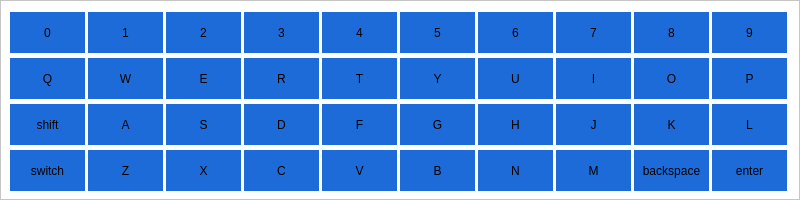
<?xml version="1.0" encoding="UTF-8"?>
<ui version="4.0">
 <class>keyboardWidget</class>
 <widget class="QWidget" name="keyboardWidget">
  <property name="geometry">
   <rect>
    <x>0</x>
    <y>0</y>
    <width>800</width>
    <height>200</height>
   </rect>
  </property>
  <property name="windowTitle">
   <string>Form</string>
  </property>
  <widget class="QFrame" name="frame">
   <property name="geometry">
    <rect>
     <x>0</x>
     <y>0</y>
     <width>800</width>
     <height>200</height>
    </rect>
   </property>
   <property name="styleSheet">
    <string notr="true">background-color: white;</string>
   </property>
   <property name="frameShape">
    <enum>QFrame::StyledPanel</enum>
   </property>
   <property name="frameShadow">
    <enum>QFrame::Raised</enum>
   </property>
   <widget class="QToolButton" name="Q">
    <property name="geometry">
     <rect>
      <x>10</x>
      <y>58</y>
      <width>75</width>
      <height>41</height>
     </rect>
    </property>
    <property name="styleSheet">
     <string notr="true">background-color: #1d6bd8; border: none
</string>
    </property>
    <property name="text">
     <string>Q</string>
    </property>
   </widget>
   <widget class="QToolButton" name="W">
    <property name="geometry">
     <rect>
      <x>88</x>
      <y>58</y>
      <width>75</width>
      <height>41</height>
     </rect>
    </property>
    <property name="styleSheet">
     <string notr="true">background-color: #1d6bd8; border: none
</string>
    </property>
    <property name="text">
     <string>W</string>
    </property>
   </widget>
   <widget class="QToolButton" name="E">
    <property name="geometry">
     <rect>
      <x>166</x>
      <y>58</y>
      <width>75</width>
      <height>41</height>
     </rect>
    </property>
    <property name="styleSheet">
     <string notr="true">background-color: #1d6bd8; border: none
</string>
    </property>
    <property name="text">
     <string>E</string>
    </property>
   </widget>
   <widget class="QToolButton" name="R">
    <property name="geometry">
     <rect>
      <x>244</x>
      <y>58</y>
      <width>75</width>
      <height>41</height>
     </rect>
    </property>
    <property name="styleSheet">
     <string notr="true">background-color: #1d6bd8; border: none
</string>
    </property>
    <property name="text">
     <string>R</string>
    </property>
   </widget>
   <widget class="QToolButton" name="T">
    <property name="geometry">
     <rect>
      <x>322</x>
      <y>58</y>
      <width>75</width>
      <height>41</height>
     </rect>
    </property>
    <property name="styleSheet">
     <string notr="true">background-color: #1d6bd8; border: none
</string>
    </property>
    <property name="text">
     <string>T</string>
    </property>
   </widget>
   <widget class="QToolButton" name="Y">
    <property name="geometry">
     <rect>
      <x>400</x>
      <y>58</y>
      <width>75</width>
      <height>41</height>
     </rect>
    </property>
    <property name="styleSheet">
     <string notr="true">background-color: #1d6bd8; border: none
</string>
    </property>
    <property name="text">
     <string>Y</string>
    </property>
   </widget>
   <widget class="QToolButton" name="U">
    <property name="geometry">
     <rect>
      <x>478</x>
      <y>58</y>
      <width>75</width>
      <height>41</height>
     </rect>
    </property>
    <property name="styleSheet">
     <string notr="true">background-color: #1d6bd8; border: none
</string>
    </property>
    <property name="text">
     <string>U</string>
    </property>
   </widget>
   <widget class="QToolButton" name="I">
    <property name="geometry">
     <rect>
      <x>556</x>
      <y>58</y>
      <width>75</width>
      <height>41</height>
     </rect>
    </property>
    <property name="styleSheet">
     <string notr="true">background-color: #1d6bd8; border: none
</string>
    </property>
    <property name="text">
     <string>I</string>
    </property>
   </widget>
   <widget class="QToolButton" name="O">
    <property name="geometry">
     <rect>
      <x>634</x>
      <y>58</y>
      <width>75</width>
      <height>41</height>
     </rect>
    </property>
    <property name="styleSheet">
     <string notr="true">background-color: #1d6bd8; border: none
</string>
    </property>
    <property name="text">
     <string>O</string>
    </property>
   </widget>
   <widget class="QToolButton" name="K">
    <property name="geometry">
     <rect>
      <x>634</x>
      <y>104</y>
      <width>75</width>
      <height>41</height>
     </rect>
    </property>
    <property name="styleSheet">
     <string notr="true">background-color: #1d6bd8; border: none
</string>
    </property>
    <property name="text">
     <string>K</string>
    </property>
   </widget>
   <widget class="QToolButton" name="G">
    <property name="geometry">
     <rect>
      <x>400</x>
      <y>104</y>
      <width>75</width>
      <height>41</height>
     </rect>
    </property>
    <property name="styleSheet">
     <string notr="true">background-color: #1d6bd8; border: none
</string>
    </property>
    <property name="text">
     <string>G</string>
    </property>
   </widget>
   <widget class="QToolButton" name="J">
    <property name="geometry">
     <rect>
      <x>556</x>
      <y>104</y>
      <width>75</width>
      <height>41</height>
     </rect>
    </property>
    <property name="styleSheet">
     <string notr="true">background-color: #1d6bd8; border: none
</string>
    </property>
    <property name="text">
     <string>J</string>
    </property>
   </widget>
   <widget class="QToolButton" name="S">
    <property name="geometry">
     <rect>
      <x>166</x>
      <y>104</y>
      <width>75</width>
      <height>41</height>
     </rect>
    </property>
    <property name="styleSheet">
     <string notr="true">background-color: #1d6bd8; border: none
</string>
    </property>
    <property name="text">
     <string>S</string>
    </property>
   </widget>
   <widget class="QToolButton" name="D">
    <property name="geometry">
     <rect>
      <x>244</x>
      <y>104</y>
      <width>75</width>
      <height>41</height>
     </rect>
    </property>
    <property name="styleSheet">
     <string notr="true">background-color: #1d6bd8; border: none
</string>
    </property>
    <property name="text">
     <string>D</string>
    </property>
   </widget>
   <widget class="QToolButton" name="F">
    <property name="geometry">
     <rect>
      <x>322</x>
      <y>104</y>
      <width>75</width>
      <height>41</height>
     </rect>
    </property>
    <property name="styleSheet">
     <string notr="true">background-color: #1d6bd8; border: none
</string>
    </property>
    <property name="text">
     <string>F</string>
    </property>
   </widget>
   <widget class="QToolButton" name="shift">
    <property name="geometry">
     <rect>
      <x>10</x>
      <y>104</y>
      <width>75</width>
      <height>41</height>
     </rect>
    </property>
    <property name="styleSheet">
     <string notr="true">background-color: #1d6bd8; border: none
</string>
    </property>
    <property name="text">
     <string>shift</string>
    </property>
   </widget>
   <widget class="QToolButton" name="A">
    <property name="geometry">
     <rect>
      <x>88</x>
      <y>104</y>
      <width>75</width>
      <height>41</height>
     </rect>
    </property>
    <property name="styleSheet">
     <string notr="true">background-color: #1d6bd8; border: none
</string>
    </property>
    <property name="text">
     <string>A</string>
    </property>
   </widget>
   <widget class="QToolButton" name="H">
    <property name="geometry">
     <rect>
      <x>478</x>
      <y>104</y>
      <width>75</width>
      <height>41</height>
     </rect>
    </property>
    <property name="styleSheet">
     <string notr="true">background-color: #1d6bd8; border: none
</string>
    </property>
    <property name="text">
     <string>H</string>
    </property>
   </widget>
   <widget class="QToolButton" name="L">
    <property name="geometry">
     <rect>
      <x>712</x>
      <y>104</y>
      <width>75</width>
      <height>41</height>
     </rect>
    </property>
    <property name="styleSheet">
     <string notr="true">background-color: #1d6bd8; border: none
</string>
    </property>
    <property name="text">
     <string>L</string>
    </property>
   </widget>
   <widget class="QToolButton" name="Z">
    <property name="geometry">
     <rect>
      <x>88</x>
      <y>150</y>
      <width>75</width>
      <height>41</height>
     </rect>
    </property>
    <property name="styleSheet">
     <string notr="true">background-color: #1d6bd8; border: none
</string>
    </property>
    <property name="text">
     <string>Z</string>
    </property>
   </widget>
   <widget class="QToolButton" name="N">
    <property name="geometry">
     <rect>
      <x>478</x>
      <y>150</y>
      <width>75</width>
      <height>41</height>
     </rect>
    </property>
    <property name="styleSheet">
     <string notr="true">background-color: #1d6bd8; border: none
</string>
    </property>
    <property name="text">
     <string>N</string>
    </property>
   </widget>
   <widget class="QToolButton" name="M">
    <property name="geometry">
     <rect>
      <x>556</x>
      <y>150</y>
      <width>75</width>
      <height>41</height>
     </rect>
    </property>
    <property name="styleSheet">
     <string notr="true">background-color: #1d6bd8; border: none
</string>
    </property>
    <property name="text">
     <string>M</string>
    </property>
   </widget>
   <widget class="QToolButton" name="switch_2">
    <property name="geometry">
     <rect>
      <x>10</x>
      <y>150</y>
      <width>75</width>
      <height>41</height>
     </rect>
    </property>
    <property name="styleSheet">
     <string notr="true">background-color: #1d6bd8; border: none
</string>
    </property>
    <property name="text">
     <string>switch</string>
    </property>
   </widget>
   <widget class="QToolButton" name="B">
    <property name="geometry">
     <rect>
      <x>400</x>
      <y>150</y>
      <width>75</width>
      <height>41</height>
     </rect>
    </property>
    <property name="styleSheet">
     <string notr="true">background-color: #1d6bd8; border: none
</string>
    </property>
    <property name="text">
     <string>B</string>
    </property>
   </widget>
   <widget class="QToolButton" name="X">
    <property name="geometry">
     <rect>
      <x>166</x>
      <y>150</y>
      <width>75</width>
      <height>41</height>
     </rect>
    </property>
    <property name="styleSheet">
     <string notr="true">background-color: #1d6bd8; border: none
</string>
    </property>
    <property name="text">
     <string>X</string>
    </property>
   </widget>
   <widget class="QToolButton" name="C">
    <property name="geometry">
     <rect>
      <x>244</x>
      <y>150</y>
      <width>75</width>
      <height>41</height>
     </rect>
    </property>
    <property name="styleSheet">
     <string notr="true">background-color: #1d6bd8; border: none
</string>
    </property>
    <property name="text">
     <string>C</string>
    </property>
   </widget>
   <widget class="QToolButton" name="V">
    <property name="geometry">
     <rect>
      <x>322</x>
      <y>150</y>
      <width>75</width>
      <height>41</height>
     </rect>
    </property>
    <property name="styleSheet">
     <string notr="true">background-color: #1d6bd8; border: none
</string>
    </property>
    <property name="text">
     <string>V</string>
    </property>
   </widget>
   <widget class="QToolButton" name="P">
    <property name="geometry">
     <rect>
      <x>712</x>
      <y>58</y>
      <width>75</width>
      <height>41</height>
     </rect>
    </property>
    <property name="styleSheet">
     <string notr="true">background-color: #1d6bd8; border: none
</string>
    </property>
    <property name="text">
     <string>P</string>
    </property>
   </widget>
   <widget class="QToolButton" name="backspace">
    <property name="geometry">
     <rect>
      <x>634</x>
      <y>150</y>
      <width>75</width>
      <height>41</height>
     </rect>
    </property>
    <property name="styleSheet">
     <string notr="true">background-color: #1d6bd8; border: none
</string>
    </property>
    <property name="text">
     <string>backspace</string>
    </property>
   </widget>
   <widget class="QToolButton" name="enter">
    <property name="geometry">
     <rect>
      <x>712</x>
      <y>150</y>
      <width>75</width>
      <height>41</height>
     </rect>
    </property>
    <property name="styleSheet">
     <string notr="true">background-color: #1d6bd8; border: none
</string>
    </property>
    <property name="text">
     <string>enter</string>
    </property>
   </widget>
   <widget class="QToolButton" name="six">
    <property name="geometry">
     <rect>
      <x>478</x>
      <y>12</y>
      <width>75</width>
      <height>41</height>
     </rect>
    </property>
    <property name="styleSheet">
     <string notr="true">background-color: #1d6bd8; border: none
</string>
    </property>
    <property name="text">
     <string>6</string>
    </property>
   </widget>
   <widget class="QToolButton" name="seven">
    <property name="geometry">
     <rect>
      <x>556</x>
      <y>12</y>
      <width>75</width>
      <height>41</height>
     </rect>
    </property>
    <property name="styleSheet">
     <string notr="true">background-color: #1d6bd8; border: none
</string>
    </property>
    <property name="text">
     <string>7</string>
    </property>
   </widget>
   <widget class="QToolButton" name="three">
    <property name="geometry">
     <rect>
      <x>244</x>
      <y>12</y>
      <width>75</width>
      <height>41</height>
     </rect>
    </property>
    <property name="styleSheet">
     <string notr="true">background-color: #1d6bd8; border: none
</string>
    </property>
    <property name="text">
     <string>3</string>
    </property>
   </widget>
   <widget class="QToolButton" name="one">
    <property name="geometry">
     <rect>
      <x>88</x>
      <y>12</y>
      <width>75</width>
      <height>41</height>
     </rect>
    </property>
    <property name="styleSheet">
     <string notr="true">background-color: #1d6bd8; border: none
</string>
    </property>
    <property name="text">
     <string>1</string>
    </property>
   </widget>
   <widget class="QToolButton" name="two">
    <property name="geometry">
     <rect>
      <x>166</x>
      <y>12</y>
      <width>75</width>
      <height>41</height>
     </rect>
    </property>
    <property name="styleSheet">
     <string notr="true">background-color: #1d6bd8; border: none
</string>
    </property>
    <property name="text">
     <string>2</string>
    </property>
   </widget>
   <widget class="QToolButton" name="eight">
    <property name="geometry">
     <rect>
      <x>634</x>
      <y>12</y>
      <width>75</width>
      <height>41</height>
     </rect>
    </property>
    <property name="styleSheet">
     <string notr="true">background-color: #1d6bd8; border: none
</string>
    </property>
    <property name="text">
     <string>8</string>
    </property>
   </widget>
   <widget class="QToolButton" name="nine">
    <property name="geometry">
     <rect>
      <x>712</x>
      <y>12</y>
      <width>75</width>
      <height>41</height>
     </rect>
    </property>
    <property name="styleSheet">
     <string notr="true">background-color: #1d6bd8; border: none
</string>
    </property>
    <property name="text">
     <string>9</string>
    </property>
   </widget>
   <widget class="QToolButton" name="five">
    <property name="geometry">
     <rect>
      <x>400</x>
      <y>12</y>
      <width>75</width>
      <height>41</height>
     </rect>
    </property>
    <property name="styleSheet">
     <string notr="true">background-color: #1d6bd8; border: none
</string>
    </property>
    <property name="text">
     <string>5</string>
    </property>
   </widget>
   <widget class="QToolButton" name="four">
    <property name="geometry">
     <rect>
      <x>322</x>
      <y>12</y>
      <width>75</width>
      <height>41</height>
     </rect>
    </property>
    <property name="styleSheet">
     <string notr="true">background-color: #1d6bd8; border: none
</string>
    </property>
    <property name="text">
     <string>4</string>
    </property>
   </widget>
   <widget class="QToolButton" name="zero">
    <property name="geometry">
     <rect>
      <x>10</x>
      <y>12</y>
      <width>75</width>
      <height>41</height>
     </rect>
    </property>
    <property name="styleSheet">
     <string notr="true">background-color: #1d6bd8; border: none
</string>
    </property>
    <property name="text">
     <string>0</string>
    </property>
   </widget>
  </widget>
 </widget>
 <resources/>
 <connections/>
</ui>
